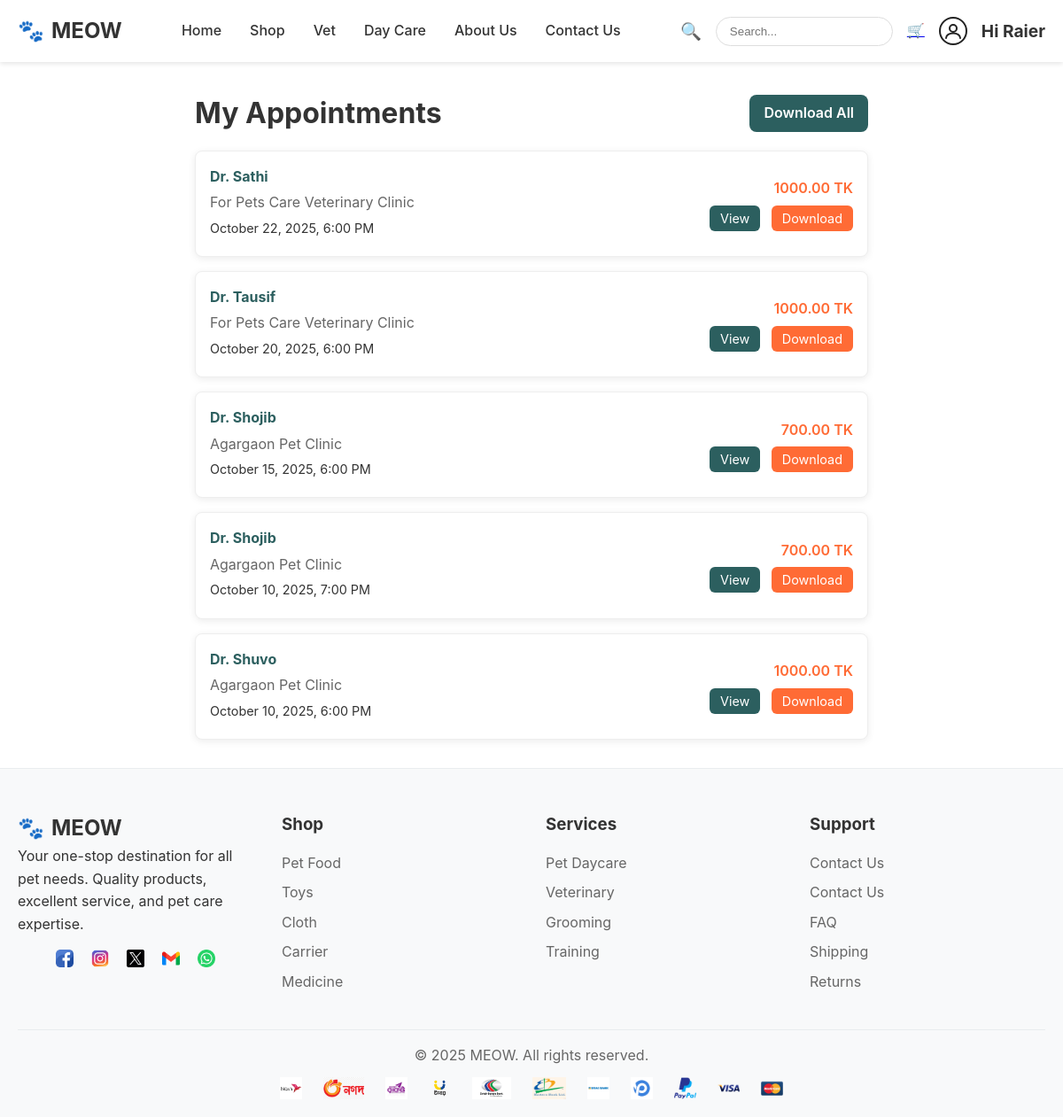
The page /vets/my-appointments/ (signed in) on the database its author committed.
### users/models.py (models this page shows, shortened)
class CustomUser(AbstractUser):
    user_type = models.CharField(max_length=10, choices=USER_TYPE_CHOICES, default='user')
    is_seller = models.BooleanField(default=False)
    is_clinic = models.BooleanField(default=False)
    is_approved = models.BooleanField(default=False)
    photo = models.ImageField(upload_to='profile_photos/', blank=True, null=True)

### vets/models.py (models this page shows, shortened)
class Appointment(models.Model):
    patient = models.ForeignKey(CustomUser, on_delete=models.CASCADE)
    doctor = models.ForeignKey(Doctor, on_delete=models.CASCADE)
    time_slot = models.ForeignKey(TimeSlot, on_delete=models.CASCADE)
    booked_at = models.DateTimeField(auto_now_add=True)
    notes = models.TextField(blank=True)

class Doctor(models.Model):
    clinic = models.ForeignKey(VetClinic, on_delete=models.CASCADE)
    name   = models.CharField(max_length=120)
    specialization = models.CharField(max_length=120, blank=True)
    fee    = models.DecimalField(max_digits=8, decimal_places=2, default=0)

class VetClinic(models.Model):
    owner   = models.ForeignKey(CustomUser, on_delete=models.CASCADE)
    name    = models.CharField(max_length=200)
    address = models.TextField()
    map_link= models.URLField(blank=True)
    phone   = models.CharField(max_length=20, blank=True)

class TimeSlot(models.Model):
    doctor = models.ForeignKey(Doctor, on_delete=models.CASCADE)
    start  = models.DateTimeField()
    end    = models.DateTimeField()
    is_available = models.BooleanField(default=True)

### vets/views.py (the view)
# urls.py: path("my-appointments/", views.my_appointments, name="my_appointments"),
@login_required
def my_appointments(request):
    appointments = Appointment.objects.filter(patient=request.user).order_by('-booked_at')
    return render(request, "vets/my_appointments.html", {"appointments": appointments})

### shop/context_processors.py (called while the page is built)
def cart_context(request):
    cart = request.session.get('cart', {})
    if isinstance(cart, list):
        cart_count = len(cart)
    else:
        cart_count = sum(cart.values()) if cart else 0
    return {
        'cart_count': cart_count
    }

### templates/vets/my_appointments.html (shortened to what this page needs)
{% extends "base.html" %}
{% block content %}
<div class="container" style="max-width: 800px; margin: 2rem auto;">
  <div style="display: flex; justify-content: space-between; align-items: center; margin-bottom: 1rem;">
    <h1 style="text-align:center; margin: 0;">My Appointments</h1>
    {% if appointments %}
    <a href="{% url 'vets:download_appointments' %}" style="background:#2c5f5f;color:#fff;padding:8px 16px;border-radius:8px;text-decoration:none;font-weight:600;">Download All</a>
    {% endif %}
  </div>
  {% if appointments %}
    {% for appointment in appointments %}
    <div style="background:#fff;margin-bottom:1rem;border-radius:8px;box-shadow:0 2px 8px rgba(0,0,0,0.08);border:1px solid #eee;">
      <div style="padding:1rem;display:flex;justify-content:space-between;align-items:center;">
        <div style="flex:1;">
          <h4 style="margin:0;color:#2c5f5f;">Dr. {{ appointment.doctor.name }}</h4>
          <p style="margin:0.25rem 0;color:#666;">{{ appointment.doctor.clinic.name }}</p>
          <p style="margin:0.25rem 0;font-size:0.9rem;">{{ appointment.time_slot.start|date:"F j, Y, g:i A" }}</p>
        </div>
        <div style="text-align:right;">
          <span style="font-weight:600;color:#ff6b35;">{{ appointment.doctor.fee }} TK</span>
          <div style="margin-top:0.5rem;">
            <a href="{% url 'vets:appointment_detail' appointment.id %}" style="background:#2c5f5f;color:#fff;padding:6px 12px;border-radius:6px;text-decoration:none;font-size:0.9rem;margin-right:0.5rem;">View</a>
            <a href="{% url 'vets:download_appointment' appointment.id %}" style="background:#ff6b35;color:#fff;padding:6px 12px;border-radius:6px;text-decoration:none;font-size:0.9rem;">Download</a>
          </div>
        </div>
      </div>
    </div>
    {% endfor %}
  {% endif %}
</div>
{% endblock %}

### templates/base.html (shortened to what this page needs)
{% load static %}
<!DOCTYPE html>
<html lang="en">
<head>
</head>
<body>
<header>
    <div class="container">
        <div class="header-content">
            <div class="logo">MEOW</div>
            <nav>
                <ul>
                    <li><a href="{% url 'users:user_home_page' %}">Home</a></li>
                    <li><a href="{% url 'shop:shop' %}">Shop</a></li>
                    <li><a href="{% url 'vets:clinic_doctor_list' %}">Vet</a></li>
                    <li><a href="{% url 'vets:clinic_list' %}">Day Care</a></li>
                    <li><a href="{% url 'about_us' %}">About Us</a></li>
                    <li><a href="{% url 'contact_us' %}">Contact Us</a></li>
                </ul>
            </nav>
            <div class="header-icons">
                {% if request.resolver_match.url_name != "login" and request.resolver_match.url_name != "register" %}
                    <span>🔍</span>
                    <input type="text" placeholder="Search..." class="search-bar">
                    <a href="{% url 'shop:cart' %}">🛒</a>
                    {% if user.is_authenticated %}
                        <a href="{% url 'users:profile' %}" class="profile-link" style="display:flex;align-items:center;gap:10px;">
                            <span style="display:inline-flex;align-items:center;">
                            </span>
                        </a>
                        <span style="font-weight:700; color: #333;">Hi {{ user.username }}</span>
                    {% endif %}
                {% endif %}
            </div>
        </div>
    </div>
</header>
<main>
    {% block content %}{% endblock %}
</main>
<footer>
    <div class="container">
        <div class="footer-content">
            <div class="footer-section">
                <div class="logo">MEOW</div>
                <p>Your one-stop destination for all pet needs. Quality products, excellent service, and pet care expertise.</p>
                <div class="social-icons">
                    <a href="https://www.facebook.com" target="_blank" class="social-icon">
                        <img src="{% static 'images/social_icon/facebook.png' %}" alt="Facebook">
                    </a>
                    <a href="https://www.instagram.com" target="_blank" class="social-icon">
                        <img src="{% static 'images/social_icon/instagram.png' %}" alt="Instagram">
                    </a>
                    <a href="https://www.twitter.com" target="_blank" class="social-icon">
                        <img src="{% static 'images/social_icon/twitter.png' %}" alt="Twitter">
                    </a>
                    <a href="mailto:yourmail@gmail.com" target="_blank" class="social-icon">
                        <img src="{% static 'images/social_icon/gmail.png' %}" alt="Gmail">
                    </a>
                    <a href="https://wa.me/1234567890" target="_blank" class="social-icon">
                        <img src="{% static 'images/social_icon/whatsapp.png' %}" alt="WhatsApp">
                    </a>
                </div>
            </div>
            <div class="footer-section">
                <h3>Shop</h3>
                <ul>
                    <li><a href="{% url 'shop:food' %}">Pet Food</a></li>
                    <li><a href="{% url 'shop:toy' %}">Toys</a></li>
                    <li><a href="{% url 'shop:cloth' %}">Cloth</a></li>
                    <li><a href="{% url 'shop:carrier' %}">Carrier</a></li>
                    <li><a href="{% url 'shop:medicine' %}">Medicine</a></li>
                </ul>
            </div>
            <div class="footer-section">
                <h3>Services</h3>
                <ul>
                    <li><a href="#">Pet Daycare</a></li>
                    <li><a href="#">Veterinary</a></li>
                    <li><a href="#">Grooming</a></li>
                    <li><a href="#">Training</a></li>
                </ul>
            </div>
            <div class="footer-section">
                <h3>Support</h3>
                <ul>
                    <li><a href="{% url 'users:contact_us' %}">Contact Us</a></li>
                    <li><a href="{% url 'about_us' %}">Contact Us</a></li>
                    <li><a href="#">FAQ</a></li>
                    <li><a href="#">Shipping</a></li>
                    <li><a href="#">Returns</a></li>
                </ul>
            </div>
        </div>
        <div class="footer-bottom">
            <p>&copy; 2025 MEOW. All rights reserved.</p>
            <div class="payment-methods">
                <div class="payment-method"><img src="{% static 'images/icon/bkash.png' %}" alt="Bkash"></div>
                <div class="payment-method"><img src="{% static 'images/icon/Nagad.png' %}" alt="Nagad"></div>
                <div class="payment-method"><img src="{% static 'images/icon/rocket.png' %}" alt="Rocket"></div>
                <div class="payment-method"><img src="{% static 'images/icon/upay.png' %}" alt="Upay"></div>
                <div class="payment-method"><img src="{% static 'images/icon/dbbl.jpg' %}" alt="DBBL"></div>
                <div class="payment-method"><img src="{% static 'images/icon/ebl.png' %}" alt="EBL"></div>
                <div class="payment-method"><img src="{% static 'images/icon/BRAC.png' %}" alt="Brac Bank"></div>
                <div class="payment-method"><img src="{% static 'images/icon/pathao_pay.png' %}" alt="Pathao Pay"></div>
                <div class="payment-method"><img src="{% static 'images/icon/paypal.png' %}" alt="PayPal"></div>
                <div class="payment-method"><img src="{% static 'images/icon/visa.png' %}" alt="Visa"></div>
                <div class="payment-method"><img src="{% static 'images/icon/card.png' %}" alt="MasterCard"></div>
            </div>
        </div>
    </div>
</footer>
</body>
</html>

### templates/base.html (style rules this page uses)
* { margin: 0; padding: 0; box-sizing: border-box; }
body { font-family: -apple-system, BlinkMacSystemFont, 'Segoe UI', Roboto, Oxygen, Ubuntu, Cantarell, sans-serif; line-height: 1.6; color: #333; }
.container { max-width: 1200px; margin: 0 auto; padding: 0 20px; }
header { background: white; padding: 1rem 0; box-shadow: 0 2px 5px rgba(0,0,0,0.1); position: sticky; top: 0; z-index: 100; }
.header-content { display: flex; justify-content: space-between; align-items: center; }
.logo { display: flex; align-items: center; font-size: 1.5rem; font-weight: bold; color: #333; }
.logo::before { content: "🐾"; margin-right: 8px; }
nav ul { display: flex; list-style: none; gap: 2rem; }
nav a { text-decoration: none; color: #333; font-weight: 500; transition: color 0.3s; }
.header-icons { display: flex; gap: 1rem; align-items: center; }
.header-icons span { cursor: pointer; font-size: 1.2rem; }
.search-bar { padding: 8px 15px; border: 1px solid #ddd; border-radius: 20px; outline: none; width: 200px; }
footer { background: #f8f9fa; color: #333; padding: 3rem 0 1rem; border-top: 1px solid #e9ecef; }
.footer-content { display: grid; grid-template-columns: repeat(auto-fit, minmax(250px, 1fr)); gap: 2rem; margin-bottom: 2rem; }
.footer-section h3 { margin-bottom: 1rem; color: #333; font-weight: bold; }
.footer-section ul { list-style: none; }
.footer-section ul li { margin-bottom: 0.5rem; }
.footer-section ul li a { color: #666; text-decoration: none; }
.footer-bottom { border-top: 1px solid #e9ecef; padding-top: 1rem; text-align: center; color: #666; }
.footer-section p { margin-bottom: 15px; }
.social-icons { display: flex; justify-content: center; align-items: center; gap: 20px; }
.social-icon img { height: 20px; width: auto; display: block; transition: transform 0.2s; }
.payment-methods { margin-top: 0.5rem; display: flex; justify-content: center; gap: 8px; }
.payment-method { padding: 4px 8px; border-radius: 3px; font-size: 11px; font-weight: bold; color: white; }
.payment-method img { height: 25px; width: auto; display: block; }

### rows shown on the page
CustomUser: username "Raier"
Appointment: doctor.name "Sathi", doctor.clinic.name "For Pets Care Veterinary Clinic", time_slot.start "October 22, 2025, 6:00 PM", doctor.fee "1000.00"
Appointment: doctor.name "Tausif", doctor.clinic.name "For Pets Care Veterinary Clinic", time_slot.start "October 20, 2025, 6:00 PM", doctor.fee "1000.00"
Appointment: doctor.name "Shojib", doctor.clinic.name "Agargaon Pet Clinic", time_slot.start "October 15, 2025, 6:00 PM", doctor.fee "700.00"
Appointment: doctor.name "Shojib", doctor.clinic.name "Agargaon Pet Clinic", time_slot.start "October 10, 2025, 7:00 PM", doctor.fee "700.00"
Appointment: doctor.name "Shuvo", doctor.clinic.name "Agargaon Pet Clinic", time_slot.start "October 10, 2025, 6:00 PM", doctor.fee "1000.00"
